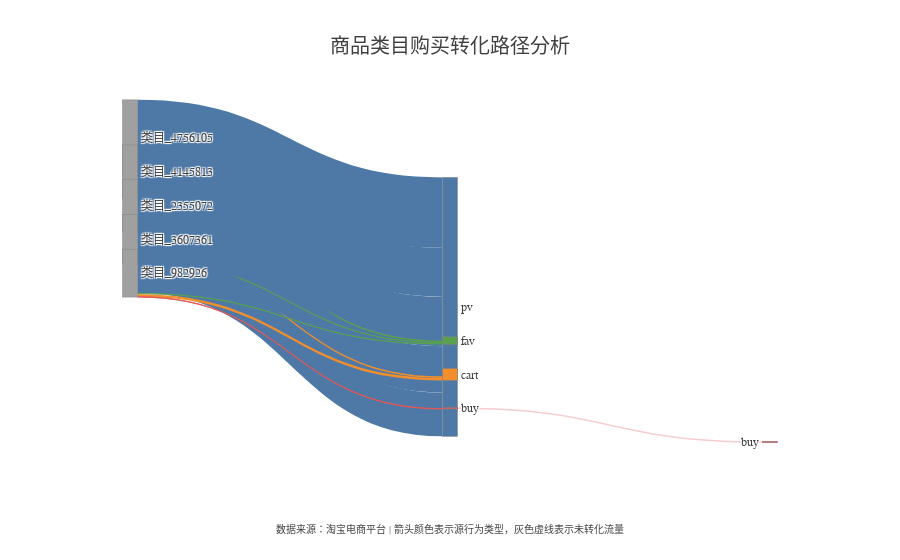

Notebook cell for this chart:
### Code cell
result_table, sankey_fig = analyze_category_data(df)
display(result_table)
sankey_fig.show()

### Figure 1 — Plotly figure (JSON) as saved in the notebook; plotly's stock layout.template omitted (floating-point values rounded to 4 significant figures)
{"data": [{"arrangement": "perpendicular", "link": {"color": ["#4E79A7", "#59A14F", "#F28E2B", "#E15759", "#4E79A7", "#59A14F", "#F28E2B", "#E15759", "#4E79A7", "#59A14F", "#F28E2B", "#E15759", "#4E79A7", "#59A14F", "#F28E2B", "#E15759", "#4E79A7", "#59A14F", "#F28E2B", "#E15759", "rgba(225,87,89,0.3)", "rgba(225,87,89,0.3)", "rgba(225,87,89,0.3)", "rgba(225,87,89,0.3)"], "hoverinfo": "all", "hovertemplate": "来源: %{source.label}<br>目标: %{target.label}<br>转化量: %{value}<extra></extra>", "source": [0, 0, 0, 0, 1, 1, 1, 1, 2, 2, 2, 2, 3, 3, 3, 3, 4, 4, 4, 4, 5, 6, 7, 8], "target": [5, 6, 7, 8, 5, 6, 7, 8, 5, 6, 7, 8, 5, 6, 7, 8, 5, 6, 7, 8, 9, 9, 9, 9], "value": [1815202, 56161, 85572, 10006, 1262372, 43775, 68374, 10966, 1273810, 34560, 48347, 4355, 1196930, 28460, 42903, 4434, 1130042, 35648, 60884, 9327, 0, 0, 0, 39088]}, "node": {"color": ["#A0A0A0", "#A0A0A0", "#A0A0A0", "#A0A0A0", "#A0A0A0", "#4E79A7", "#59A14F", "#F28E2B", "#E15759", "#E15759"], "label": ["类目_4756105", "类目_4145813", "类目_2355072", "类目_3607361", "类目_982926", "pv", "fav", "cart", "buy", "buy"], "line": {"color": "gray", "width": 0.5}, "pad": 25, "thickness": 15, "x": [0.1, 0.1, 0.1, 0.1, 0.1, 0.5, 0.5, 0.5, 0.5, 0.9], "y": [0.1, 0.1889, 0.2778, 0.3667, 0.4556, 0.5444, 0.6333, 0.7222, 0.8111, 0.9]}, "type": "sankey"}], "layout": {"annotations": [{"font": {"size": 10}, "showarrow": false, "text": "数据来源：淘宝电商平台 | 箭头颜色表示源行为类型，灰色虚线表示未转化流量", "x": 0.5, "xref": "paper", "y": -0.15, "yref": "paper"}], "font": {"color": "#404040", "family": "Times New Roman", "size": 12}, "margin": {"b": 80, "l": 50, "r": 50, "t": 100}, "title": {"font": {"family": "SimSun", "size": 20}, "text": "商品类目购买转化路径分析", "x": 0.5, "xanchor": "center", "y": 0.93}}}
